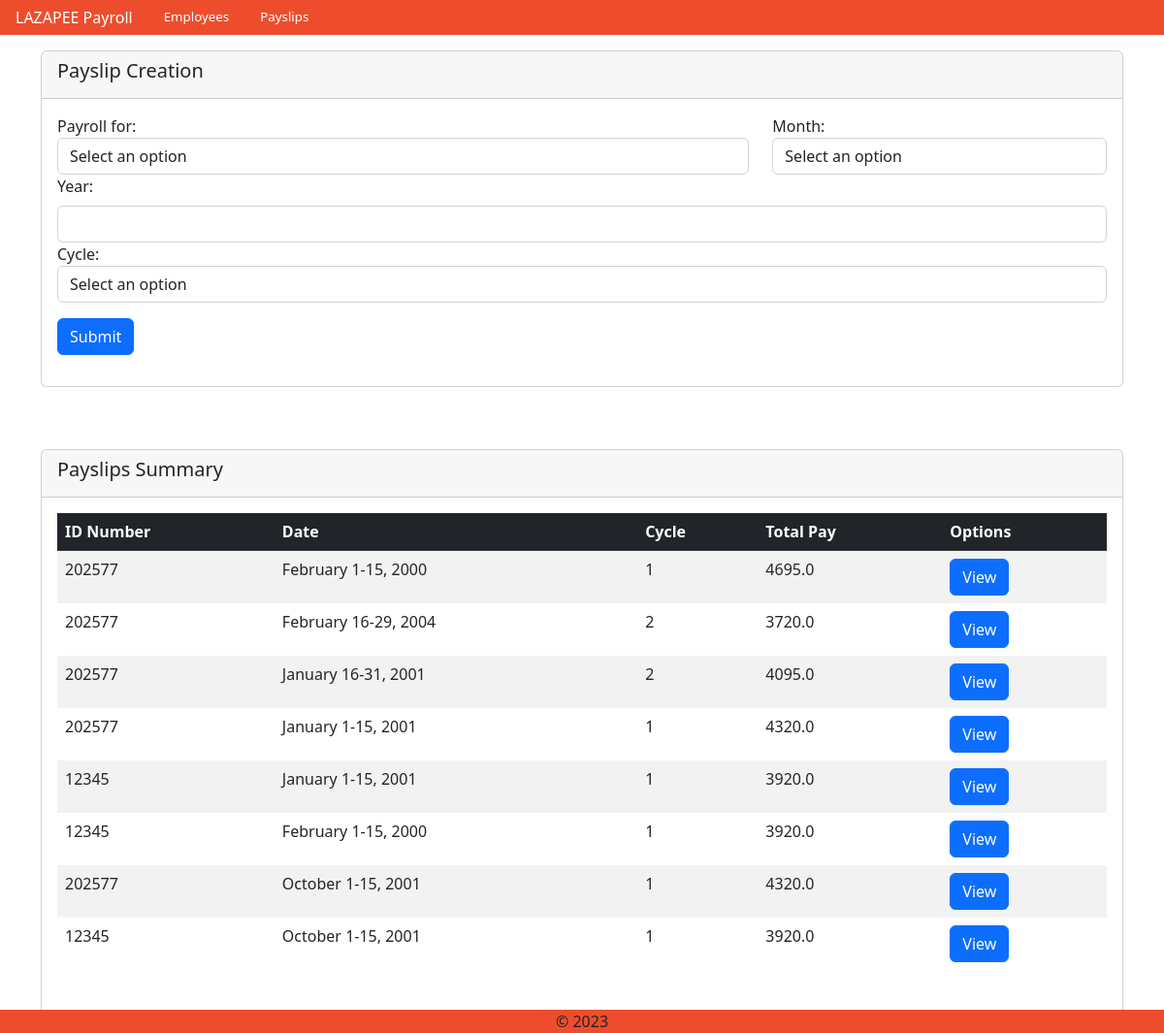
Screenshot of /payslips with the database file from the repository.
### payroll_app/models.py (models this page shows, shortened)
class Payslip(models.Model):
    id_number = models.ForeignKey(Employee, on_delete=models.CASCADE)
    month = models.CharField(max_length=300)
    date_range = models.CharField(max_length=300)
    year = models.CharField(max_length=300)
    pay_cycle = models.IntegerField()
    rate = models.FloatField()
    earnings_allowance = models.FloatField()
    deductions_tax = models.FloatField()
    deductions_health = models.FloatField()
    pag_ibig = models.FloatField()
    sss = models.FloatField()
    overtime = models.FloatField()
    total_pay = models.FloatField()
    objects = models.Manager()

class Employee(models.Model):
    name = models.CharField(max_length=300)
    id_number = models.CharField(max_length=300, primary_key=True)
    rate = models.FloatField()
    overtime_pay = models.FloatField(null=True, blank=True)
    allowance = models.FloatField(null=True, blank=True)
    objects = models.Manager()

### payroll_app/views.py (the view)
# urls.py: path('payslips', views.payslips, name="payslips"),
def payslips(request):
    employee_objs = Employee.objects.all()
    payslip_objs = Payslip.objects.all()
    if request.method == "POST":
        payroll = request.POST.get('payroll')
        month = request.POST.get('month')
        year = request.POST.get('year')
        cycle = request.POST.get('cycle')
        pag_ibig = 100
        if payroll == "allEmployees":
            employees = Employee.objects.all()
        else:
            employees = Employee.objects.filter(pk=payroll)
        for employee in employees:
            if Payslip.objects.filter(id_number=employee, month=month, pay_cycle=cycle, year=year).exists():
                messages.error(request, "Payslip already exists")
                return render(request, 'payroll_app/payslips.html',
                      {'payslips': payslip_objs, "employees": employee_objs})
        for employee in employees:
            rate = employee.getRate()
            overtime = employee.getOvertime()
            earnings_allowance =  employee.getAllowance()
            deductions_health= employee.getRate() * 0.04
            sss=employee.getRate() * 0.045
            if cycle == "1":
                deductions_tax = ((employee.getRate() / 2) + employee.getAllowance() + employee.getOvertime() - pag_ibig) * 0.2
                total_pay = ((employee.getRate() / 2) + employee.getAllowance() + employee.getOvertime() - pag_ibig) - deductions_tax
            else:
                deductions_tax = ((employee.getRate() / 2) + employee.getAllowance() + employee.getOvertime() - deductions_health - sss) * 0.2
                total_pay = ((employee.getRate() / 2) + employee.getAllowance() + employee.getOvertime() - deductions_health - sss) - deductions_tax
            newPayslip = Payslip.objects.create(id_number=employee,
                                month=month,
                                year=year,
                                pay_cycle=cycle,
                                rate=rate,
                                earnings_allowance=earnings_allowance,
                                overtime=overtime,
                                total_pay= total_pay,
                                deductions_health= deductions_health,
                                deductions_tax = deductions_tax,
                                pag_ibig=100,
                                sss=sss,
                            )
            employee.resetOvertime()
            newPayslip.setDate_range()
        messages.success(request, "Payslip successfully created.")
        return redirect('payslips')
    else:
        return render(request, 'payroll_app/payslips.html',
                      {'payslips': payslip_objs, "employees": employee_objs})

### payroll_app/templates/payroll_app/payslips.html (shortened to what this page needs)
{% extends 'payroll_app/base.html' %}
{% load static %}
{% block content %}
<div class="container mb-5 py-3">
    <div class="card">
         <div class="card-header">
             <h5 class="card-title">Payslip Creation</h5>
         </div>
         <div class="card-body">
             <form method="POST" action="{% url 'payslips' %}">{% csrf_token %}
                 <div class="row">
                     <div class="col-8">
                         <div class="form-group">
                             <label for="payroll">Payroll for: </label>
                             <select class="form-control" id="payroll" name="payroll">
                                 <option value="" disabled selected>Select an option</option>
                             </select>
                         </div>
                     </div>
                     <div class="col-4">
                         <div class="form-group">
                             <label for="month">Month: </label>
                             <select class="form-control" id="month" name="month">
                                 <option value="" disabled selected>Select an option</option>
                             </select>
                         </div>
                     </div>
                 </div>
                 <div class="row">
                     <div class="col-12">
                         <div class="form-group">
                             <label for="year" class="form-label">Year:</label>
                             <input type="number" class="form-control" id="year" name="year">
                         </div>
                     </div>
                 </div>
                 <div class="row">
                     <div class="col-12">
                         <div class="form-group">
                             <label for="cycle">Cycle: </label>
                             <select class="form-control" id="cycle" name="cycle">
                                 <option value="" disabled selected>Select an option</option>
                             </select>
                         </div>
                     </div>
                 </div>
                 <div class="row">
                     <div class="col-12">
                         <button type="submit" class="mt-3 btn btn-primary">Submit</button>
                     </div>
                 </div>
             </form>
         </div>
    </div>
 </div>
<div class="container">
    <div class="card">
        <div class="card-header">
            <h5 class="card-title">Payslips Summary</h5>
        </div>
        <div class="card-body">
            <table class="table table-striped table-hover mb-5">
                <thead class="table-dark">
                    <th scope="col">ID Number</th>
                    <th scope="col">Date</th>
                    <th scope="col">Cycle</th>
                    <th scope="col">Total Pay</th>
                    <th scope="col">Options</th>
                </thead>
                <tbody>
                    {% for p in payslips %}
                    <tr>
                    <td> {{ p.id_number.id_number }} </td>
                    <td> {{p.month}} {{ p.date_range }}, {{p.year}} </td>
                    <td> {{ p.pay_cycle }} </td>
                    <td> {{ p.total_pay }} </td>
                    <td> <a href="{% url 'view_payslip' pk=p.pk %}" type="button" class="btn btn-primary"> View </a></td>
                    </tr>
                    {% endfor %}
                </tbody>
            </table>
        </div>
    </div>
</div>
{% endblock %}

### rows the page displays
Payslip: id_number.id_number "202577", month "February", date_range "1-15", year "2000", pay_cycle "1", total_pay "4695.0"
Payslip: id_number.id_number "202577", month "February", date_range "16-29", year "2004", pay_cycle "2", total_pay "3720.0"
Payslip: id_number.id_number "202577", month "January", date_range "16-31", year "2001", pay_cycle "2", total_pay "4095.0"
Payslip: id_number.id_number "202577", month "January", date_range "1-15", year "2001", pay_cycle "1", total_pay "4320.0"
Payslip: id_number.id_number "12345", month "January", date_range "1-15", year "2001", pay_cycle "1", total_pay "3920.0"
Payslip: id_number.id_number "12345", month "February", date_range "1-15", year "2000", pay_cycle "1", total_pay "3920.0"
Payslip: id_number.id_number "202577", month "October", date_range "1-15", year "2001", pay_cycle "1", total_pay "4320.0"
Payslip: id_number.id_number "12345", month "October", date_range "1-15", year "2001", pay_cycle "1", total_pay "3920.0"
